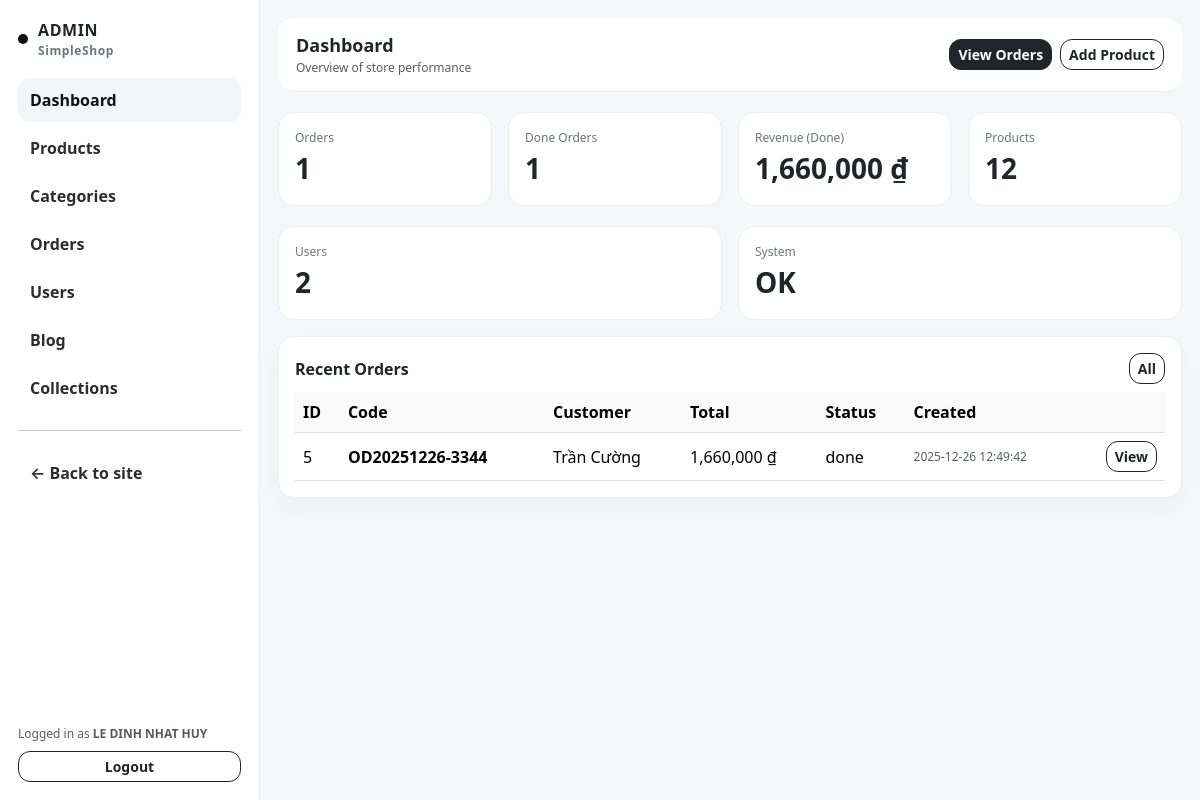
/admin/index.php (signed in), run on an earlier commit of the app's database.
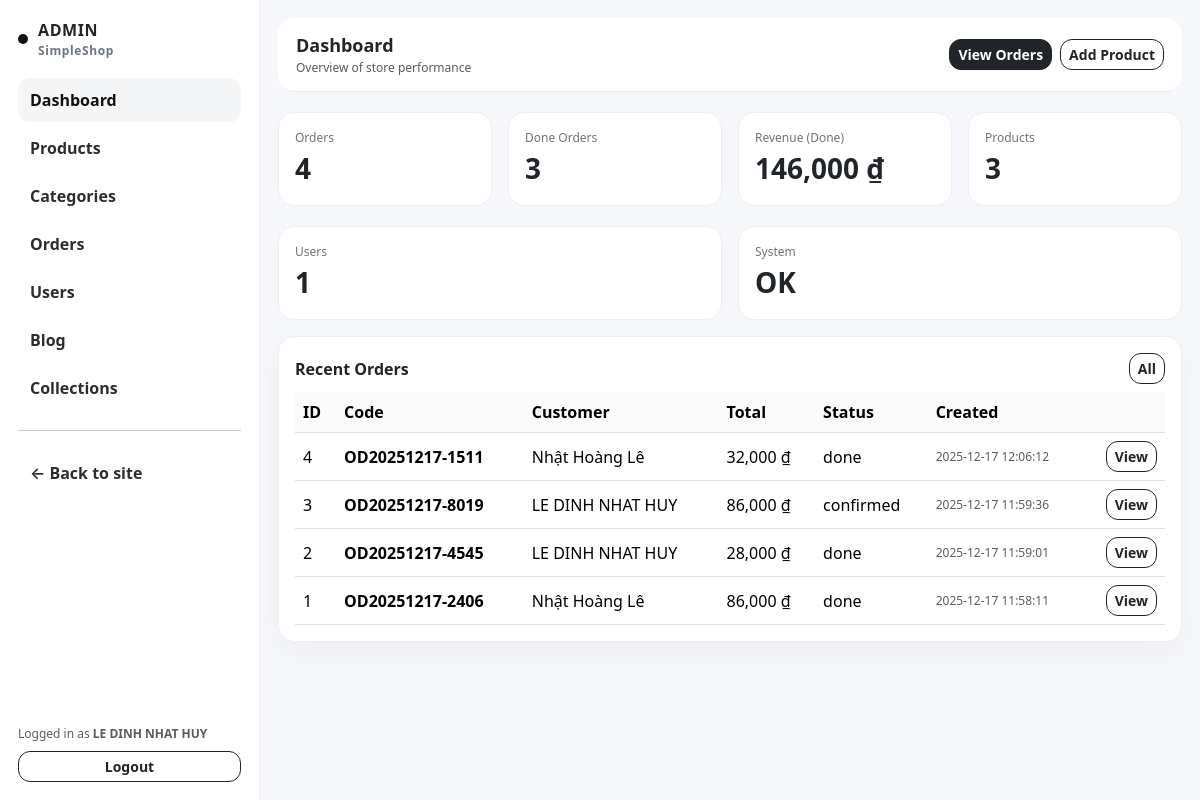
And on a later commit of the database.
### tables this page shows
CREATE TABLE `users` (
  `id` bigint(20) UNSIGNED NOT NULL,
  `full_name` varchar(120) NOT NULL,
  `email` varchar(120) NOT NULL,
  `phone` varchar(30) DEFAULT NULL,
  `password_hash` varchar(255) NOT NULL,
  `role` enum('admin','user') NOT NULL DEFAULT 'user',
  `status` tinyint(4) NOT NULL DEFAULT 1,
  `created_at` datetime DEFAULT current_timestamp(),
  `updated_at` datetime DEFAULT current_timestamp() ON UPDATE current_timestamp()
);

CREATE TABLE `orders` (
  `id` bigint(20) UNSIGNED NOT NULL,
  `user_id` bigint(20) UNSIGNED NOT NULL,
  `cart_id` bigint(20) UNSIGNED DEFAULT NULL,
  `order_code` varchar(30) NOT NULL,
  `full_name` varchar(120) NOT NULL,
  `phone` varchar(30) NOT NULL,
  `address` varchar(255) NOT NULL,
  `note` varchar(255) DEFAULT NULL,
  `subtotal` decimal(12,2) NOT NULL,
  `shipping_fee` decimal(12,2) DEFAULT 0.00,
  `discount` decimal(12,2) DEFAULT 0.00,
  `total` decimal(12,2) NOT NULL,
  `payment_method` enum('cod','bank','momo') DEFAULT 'cod',
  `payment_status` enum('unpaid','paid') DEFAULT 'unpaid',
  `order_status` enum('pending','confirmed','shipping','done','cancelled') DEFAULT 'pending',
  `created_at` datetime DEFAULT current_timestamp(),
  `updated_at` datetime DEFAULT current_timestamp() ON UPDATE current_timestamp()
);

### core/db.php (called while the page is built, shortened)
<?php
function db(): PDO {
  static $pdo = null;
  if ($pdo) return $pdo;
  $dsn = "mysql:host=" . DB_HOST . ";dbname=" . DB_NAME . ";charset=utf8mb4";
  $pdo = new PDO($dsn, DB_USER, DB_PASS, [
    PDO::ATTR_ERRMODE => PDO::ERRMODE_EXCEPTION,
    PDO::ATTR_DEFAULT_FETCH_MODE => PDO::FETCH_ASSOC,
  ]);
  return $pdo;
}

### core/auth.php (called while the page is built, shortened)
<?php
require_once __DIR__ . '/db.php';
require_once __DIR__ . '/helpers.php';
function current_user(): ?array {
  $st = db()->prepare("SELECT id, full_name, email, role, status FROM users WHERE id=? LIMIT 1");
  $st->execute([$_SESSION['user_id']]);
  $u = $st->fetch();
  return $u ?: null;
}

### core/helpers.php (called while the page is built, shortened)
<?php
function e(string $s): string {
  return htmlspecialchars($s, ENT_QUOTES, 'UTF-8');
}

### admin/index.php (the view, shortened to what this page needs)
<?php
require_once __DIR__ . '/partials/header.php';
require_once __DIR__ . '/partials/sidebar.php';
$ordersTotal   = (int)db()->query("SELECT COUNT(*) FROM orders")->fetchColumn();
$ordersDone    = (int)db()->query("SELECT COUNT(*) FROM orders WHERE order_status='done'")->fetchColumn();
$revenueDone   = (float)db()->query("SELECT COALESCE(SUM(total),0) FROM orders WHERE order_status='done'")->fetchColumn();
$productsTotal = (int)db()->query("SELECT COUNT(*) FROM products")->fetchColumn();
$usersTotal    = (int)db()->query("SELECT COUNT(*) FROM users")->fetchColumn();
$recentOrders = db()->query("
  SELECT id, order_code, full_name, total, order_status, created_at
  FROM orders
  ORDER BY id DESC
  LIMIT 8
")->fetchAll();
?>
<div class="admin-content">
  <div class="admin-topbar d-flex justify-content-between align-items-center">
    <div>
      <div style="font-weight:900;font-size:18px;">Dashboard</div>
      <div class="text-muted" style="font-size:12px;">Overview of store performance</div>
    </div>
    <div class="d-flex gap-2">
      <a class="btn btn-dark btn-sm btn-ceo" href="/admin/orders.php">View Orders</a>
      <a class="btn btn-outline-dark btn-sm btn-ceo" href="/admin/product_form.php">Add Product</a>
    </div>
  </div>
  <div class="row g-3 mt-1">
    <div class="col-md-3"><div class="stat"><div class="k">Orders</div><div class="v"><?= $ordersTotal ?></div></div></div>
    <div class="col-md-3"><div class="stat"><div class="k">Done Orders</div><div class="v"><?= $ordersDone ?></div></div></div>
    <div class="col-md-3"><div class="stat"><div class="k">Revenue (Done)</div><div class="v"><?= number_format($revenueDone) ?> ₫</div></div></div>
    <div class="col-md-3"><div class="stat"><div class="k">Products</div><div class="v"><?= $productsTotal ?></div></div></div>
  </div>
  <div class="row g-3 mt-1">
    <div class="col-md-6"><div class="stat"><div class="k">Users</div><div class="v"><?= $usersTotal ?></div></div></div>
    <div class="col-md-6"><div class="stat"><div class="k">System</div><div class="v">OK</div></div></div>
  </div>
  <div class="cardx mt-3 p-3">
    <div class="d-flex justify-content-between align-items-center mb-2">
      <div style="font-weight:900;">Recent Orders</div>
      <a class="btn btn-outline-dark btn-sm btn-ceo" href="/admin/orders.php">All</a>
    </div>
    <div class="table-responsive">
      <table class="table table-hover align-middle mb-0">
        <thead>
          <tr>
            <th>ID</th><th>Code</th><th>Customer</th><th>Total</th><th>Status</th><th>Created</th><th></th>
          </tr>
        </thead>
        <tbody>
          <?php foreach($recentOrders as $o): ?>
            <tr>
              <td><?= (int)$o['id'] ?></td>
              <td class="fw-semibold"><?= e($o['order_code']) ?></td>
              <td><?= e($o['full_name']) ?></td>
              <td><?= number_format((float)$o['total']) ?> ₫</td>
              <td><?= e($o['order_status']) ?></td>
              <td class="text-muted" style="font-size:12px;"><?= e($o['created_at']) ?></td>
              <td class="text-end">
                <a class="btn btn-outline-dark btn-sm btn-ceo" href="/admin/order_view.php?id=<?= (int)$o['id'] ?>">View</a>
              </td>
            </tr>
          <?php endforeach; ?>
        </tbody>
      </table>
    </div>
  </div>
</div>
<?php require_once __DIR__ . '/partials/footer.php'; ?>

### admin/partials/header.php (shortened to what this page needs)
<?php
$admin = current_user();
?>
<!DOCTYPE html>
<html lang="en">
<head>
  <link rel="stylesheet" href="/assets/css/bootstrap.min.css">
  <link rel="stylesheet" href="/assets/css/style.css">
</head>
<body>
<div class="admin-shell">

### admin/partials/sidebar.php
<?php
$path = parse_url($_SERVER['REQUEST_URI'], PHP_URL_PATH) ?: '';
function nav_active(string $needle, string $path): string {
  return (strpos($path, $needle) !== false) ? 'style="background:#f4f5f7;opacity:1;"' : '';
}
?>
<aside class="admin-sidebar">
  <div class="admin-brand">
    <span class="dot"></span>
    <div>
      <div>ADMIN</div>
      <div style="font-size:12px;color:#6c757d;font-weight:700;">SimpleShop</div>
    </div>
  </div>
  <nav class="admin-nav d-grid gap-1">
    <a <?= nav_active('/admin/index.php',$path) ?> href="/admin/index.php">Dashboard</a>
    <a <?= nav_active('/admin/products',$path) ?> href="/admin/products.php">Products</a>
    <a <?= nav_active('/admin/categories',$path) ?> href="/admin/categories.php">Categories</a>
    <a <?= nav_active('/admin/orders',$path) ?> href="/admin/orders.php">Orders</a>
    <a <?= nav_active('/admin/users',$path) ?> href="/admin/users.php">Users</a>
    <a <?= nav_active('/admin/blog',$path) ?> href="/admin/blog.php">Blog</a>
    <a <?= nav_active('/admin/collections',$path) ?> href="/admin/collections.php">Collections</a>
    <hr class="my-3">
    <a href="/index.php">← Back to site</a>
  </nav>
  <div class="mt-auto pt-3" style="position:absolute;bottom:18px;left:18px;right:18px;">
    <div class="text-muted" style="font-size:12px;">
      Logged in as <b><?= e(($admin['full_name'] ?? 'Admin')) ?></b>
    </div>
    <a class="btn btn-outline-dark btn-sm w-100 mt-2 btn-ceo" href="/logout.php">Logout</a>
  </div>
</aside>

### admin/partials/footer.php (shortened to what this page needs)
</div>
</body>
</html>

### admin/partials/header.php (style rules this page uses)
:root { --side:260px; }
body { background:#f6f7fb; }
.admin-shell { display:flex; min-height:100vh; }
.admin-sidebar { width:var(--side); background:#fff; border-right:1px solid #eee; position:sticky; top:0; height:100vh; padding:18px; }
.admin-brand { font-weight:900; letter-spacing:.6px; display:flex; align-items:center; gap:10px; margin-bottom:18px; }
.admin-brand .dot { width:10px; height:10px; border-radius:99px; background:#111; }
.admin-nav a { display:flex; align-items:center; gap:10px; padding:10px 12px; border-radius:12px; text-decoration:none; color:#111; font-weight:600; opacity:.88; }
.admin-topbar { background:#fff; border-bottom:1px solid #eee; padding:14px 18px; border-radius:16px; }
.admin-content { flex:1; padding:18px; }
.cardx { background:#fff; border:1px solid #eee; border-radius:16px; box-shadow:0 10px 30px rgba(0,0,0,.04); }
.stat { padding:16px; border-radius:16px; border:1px solid #eee; background:#fff; }
.stat .k { color:#6c757d; font-size:12px; }
.stat .v { font-size:28px; font-weight:900; }
.table thead th { background:#fafafa; }
.btn-ceo { border-radius:12px; font-weight:700; }

What changed in the data, as far as the page shows it:
removed orders: id "5", order_code "OD20251226-3344", full_name "Trần Cường", total "1,660,000", order_status "done", created_at "2025-12-26 12:49:42"
added orders: id "4", order_code "OD20251217-1511", full_name "Nhật Hoàng Lê", total "32,000", order_status "done", created_at "2025-12-17 12:06:12"
added orders: id "3", order_code "OD20251217-8019", full_name "LE DINH NHAT HUY", total "86,000", order_status "confirmed", created_at "2025-12-17 11:59:36"
added orders: id "2", order_code "OD20251217-4545", full_name "LE DINH NHAT HUY", total "28,000", order_status "done", created_at "2025-12-17 11:59:01"
added orders: id "1", order_code "OD20251217-2406", full_name "Nhật Hoàng Lê", total "86,000", order_status "done", created_at "2025-12-17 11:58:11"
Also different on the page:
$ordersTotal: "1" → "4"
$ordersDone: "1" → "3"
$revenueDone: "1,660,000" → "146,000"
$productsTotal: "12" → "3"
$usersTotal: "2" → "1"
